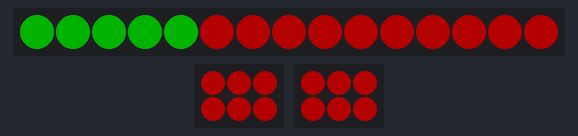
Simulated run of this sketch. Board: Arduino Uno, built with avr-gcc and run on an emulated ATmega328P. On the bench: 15 RGB LEDs in strip order, left to right, 2 × 3×2 RGB LED matrix (first LED top left, wired row by row). Dim RGB values are drawn brighter than linear.

Above: at 0.3 s.
At 1.8 s:
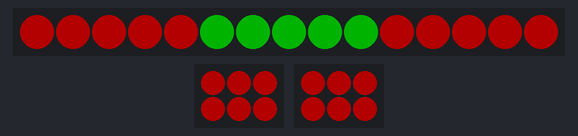
At 3.3 s:
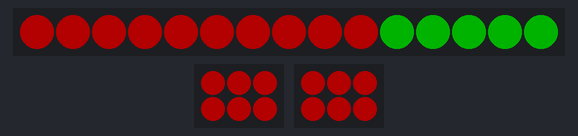
At 4.8 s:
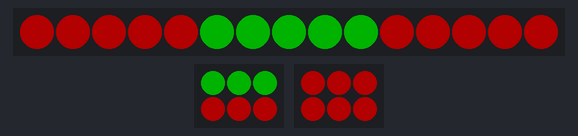
At 9.3 s:
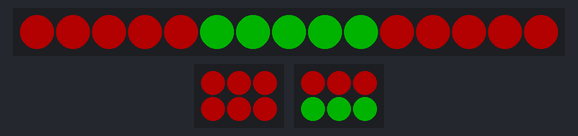
At 10.3 s:
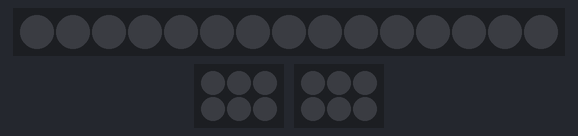
Timing chart, 0 to 40.0 s (numbered marks = the images above):
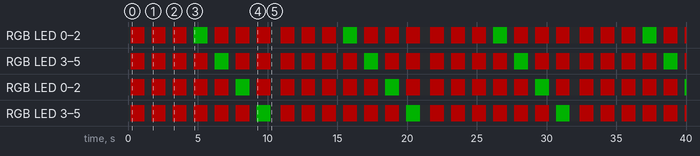

Measured:
- by itself, RGB LED 3–5: repeats every 10.7 s: 5 × (off 0.50 s, RGB(60, 0, 0) 1.0 s), off 0.50 s, RGB(0, 60, 0) 1.0 s, off 0.70 s, RGB(60, 0, 0) 1.0 s
- by itself, RGB LED 0–2: repeats every 10.7 s: 4 × (off 0.50 s, RGB(60, 0, 0) 1.0 s), off 0.50 s, RGB(0, 60, 0) 1.0 s, off 0.50 s, RGB(60, 0, 0) 1.0 s, off 0.70 s, RGB(60, 0, 0) 1.0 s
- by itself, RGB LED 0–2: repeats every 10.7 s: 2 × (off 0.50 s, RGB(60, 0, 0) 1.0 s), off 0.50 s, RGB(0, 60, 0) 1.0 s, 3 × (off 0.50 s, RGB(60, 0, 0) 1.0 s), off 0.70 s, RGB(60, 0, 0) 1.0 s

The sketch:

SegmentingStrips.ino
```cpp
#include <FastLED.h>

// Put your # of rows & columns on your physical board
#define rows 2
#define columns 3

// This is the number of strips you should have
#define HSTRIPS rows - 1
#define VSTRIPS columns - 1

// Insert your number of LEDS per vertical strip (They all must be equal, NUM_LEDS_VERTICAL must be wholly divisible by V_SEGMENT_NUM_LEDS), and type how many LEDS per segment (needs to be equal on the board itself)
#define NUM_LEDS_VERTICAL 6
#define V_SEGMENT_NUM_LEDS 3
#define V_SEGMENTS NUM_LEDS_VERTICAL / V_SEGMENT_NUM_LEDS

// Insert your number of LEDS per horizontal strip (They all must be equal, NUM_LEDS_HORIZONTAL must be wholly divisible by V_SEGMENT_NUM_LEDS), and type how many LEDS per segment (needs to be equal on the board itself)
#define NUM_LEDS_HORIZONTAL 15
#define H_SEGMENT_NUM_LEDS 5
#define H_SEGMENTS NUM_LEDS_HORIZONTAL / H_SEGMENT_NUM_LEDS

// Define your data pins for your strips. This will change when using shift registers but for now this is what we're doing
// Unfortunately we can't use arrays so we have to define each pin individually
const int V_DATA_PIN00 = 8;
const int V_DATA_PIN01 = 7;

const int H_DATA_PIN00 = 9;

// Predefines for FastLED Library, also reflects the information about our LEDS in particular, so be sure to double check your equipment
#define COLOR_ORDER GRB
#define CHIPSET WS2812B

// Max Values/Restrictions to ensure power is supplied well throughout the board. Adjust as needed
#define BRIGHTNESS 60
#define VOLTS 5
#define MAX_AMPS 500

// Define our LED Segments for the FastLED Library, the "base" array will only contain the LEDS in that particular segment,allowing us to address whole segments at a time
CRGB HLeds[HSTRIPS][NUM_LEDS_HORIZONTAL];
CRGB VLeds[VSTRIPS][NUM_LEDS_VERTICAL];

void setup() {
  // Register each LED Segment with their associated data pins, enabling each segment to be seen as LEDs
  // Unfortunately, it would not let me do this in a for loop for some reason, so you have to address each strip

  Serial.begin(115200);

  FastLED.addLeds<CHIPSET, H_DATA_PIN00, COLOR_ORDER>(HLeds[0], NUM_LEDS_HORIZONTAL);
  FastLED.addLeds<CHIPSET, V_DATA_PIN00, COLOR_ORDER>(VLeds[0], NUM_LEDS_VERTICAL);
  FastLED.addLeds<CHIPSET, V_DATA_PIN01, COLOR_ORDER>(VLeds[1], NUM_LEDS_VERTICAL);

  FastLED.setMaxPowerInVoltsAndMilliamps(VOLTS, MAX_AMPS);


  FastLED.setBrightness(BRIGHTNESS);
  FastLED.clear();
  FastLED.show();
}

void loop() {
  FastLED.clear();
  FastLED.show();
  delay(200);
  for (int strips = 0; strips < HSTRIPS; strips++){
    for (int segments = 0; segments < H_SEGMENTS; segments++){
      fillAll(255, 0, 0);
      HSegment(strips, segments, 0, 255, 0);
      FastLED.show();
      delay(1000);
      FastLED.clear();
      FastLED.show();
      delay(500);
   }
  }

  for (int strips = 0; strips < VSTRIPS; strips++){
    for (int segments = 0; segments < V_SEGMENTS; segments++){
      fillAll(255, 0, 0);
      VSegment(strips, segments, 0, 255, 0);
      HSegment(0, 1, 0, 255, 0);
      FastLED.show();
      delay(1000);
      FastLED.clear();
      FastLED.show();
      delay(500);
   }
  }
}

//This function lights up a particular horizontal segment
void HSegment(int strip, int SegmentNumber, int R, int G, int B) {
  int startPixel = SegmentNumber * H_SEGMENT_NUM_LEDS;
  for (int segPix = startPixel; segPix < startPixel + H_SEGMENT_NUM_LEDS; segPix++){
    HLeds[strip][segPix] = CRGB(R, G, B);
  }
}

//This function lights up a particular vertical segment
void VSegment(int strip, int SegmentNumber, int R, int G, int B) {
  int startPixel = SegmentNumber * V_SEGMENT_NUM_LEDS;
  for (int segPix = startPixel; segPix < startPixel + V_SEGMENT_NUM_LEDS; segPix++){
    VLeds[strip][segPix] = CRGB(R, G, B);
  }
}

void fillAll(int R, int G, int B){
  for (int strips = 0; strips < HSTRIPS; strips++){
    for (int pixel = 0; pixel < NUM_LEDS_HORIZONTAL; pixel++){
      HLeds[strips][pixel] = CRGB(R, G, B);
   }
  }

  for (int strips = 0; strips < VSTRIPS; strips++){
    for (int pixel = 0; pixel < NUM_LEDS_VERTICAL; pixel++){
      VLeds[strips][pixel] = CRGB(R, G, B);
   }
  }

}
```
